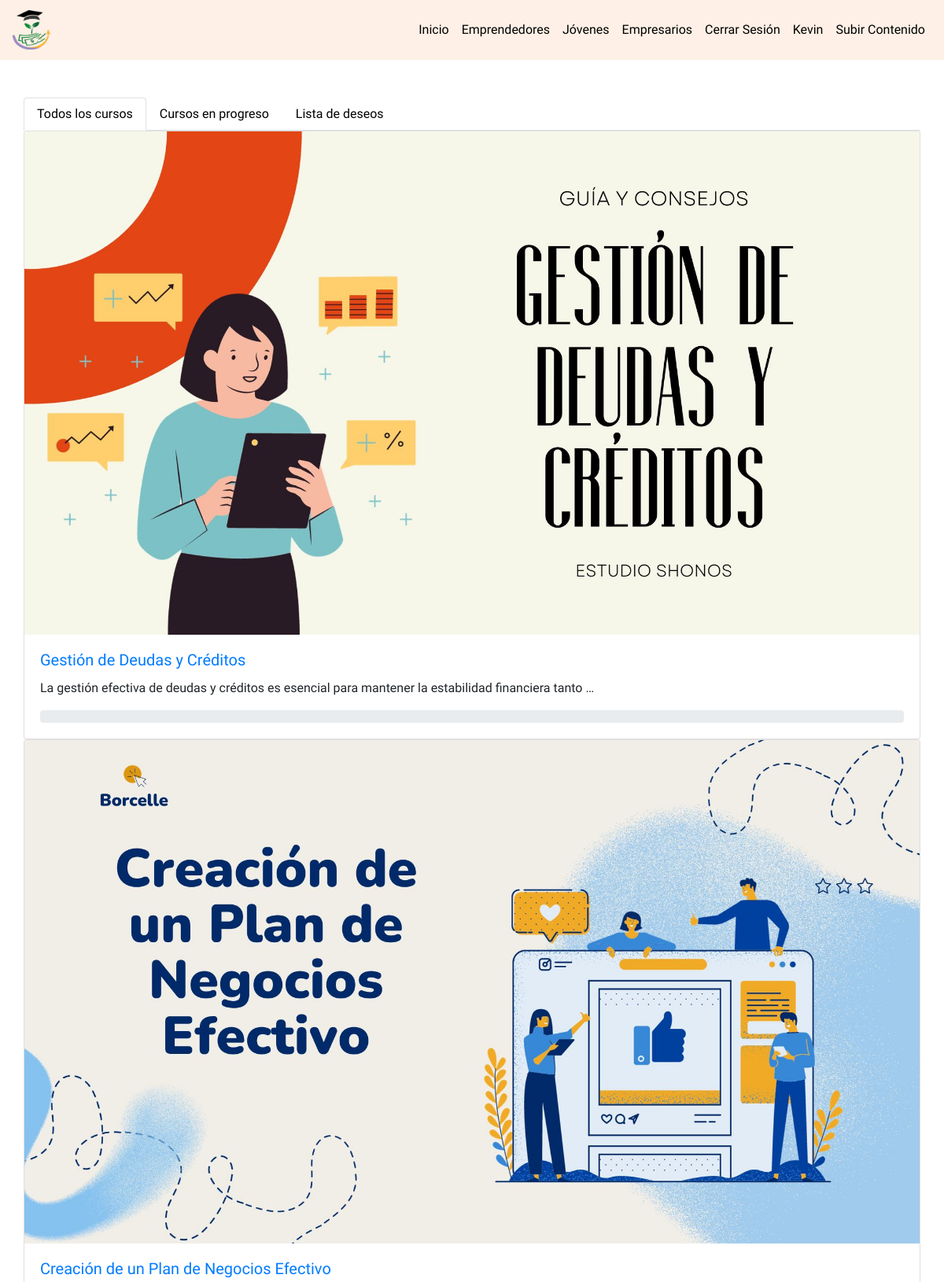
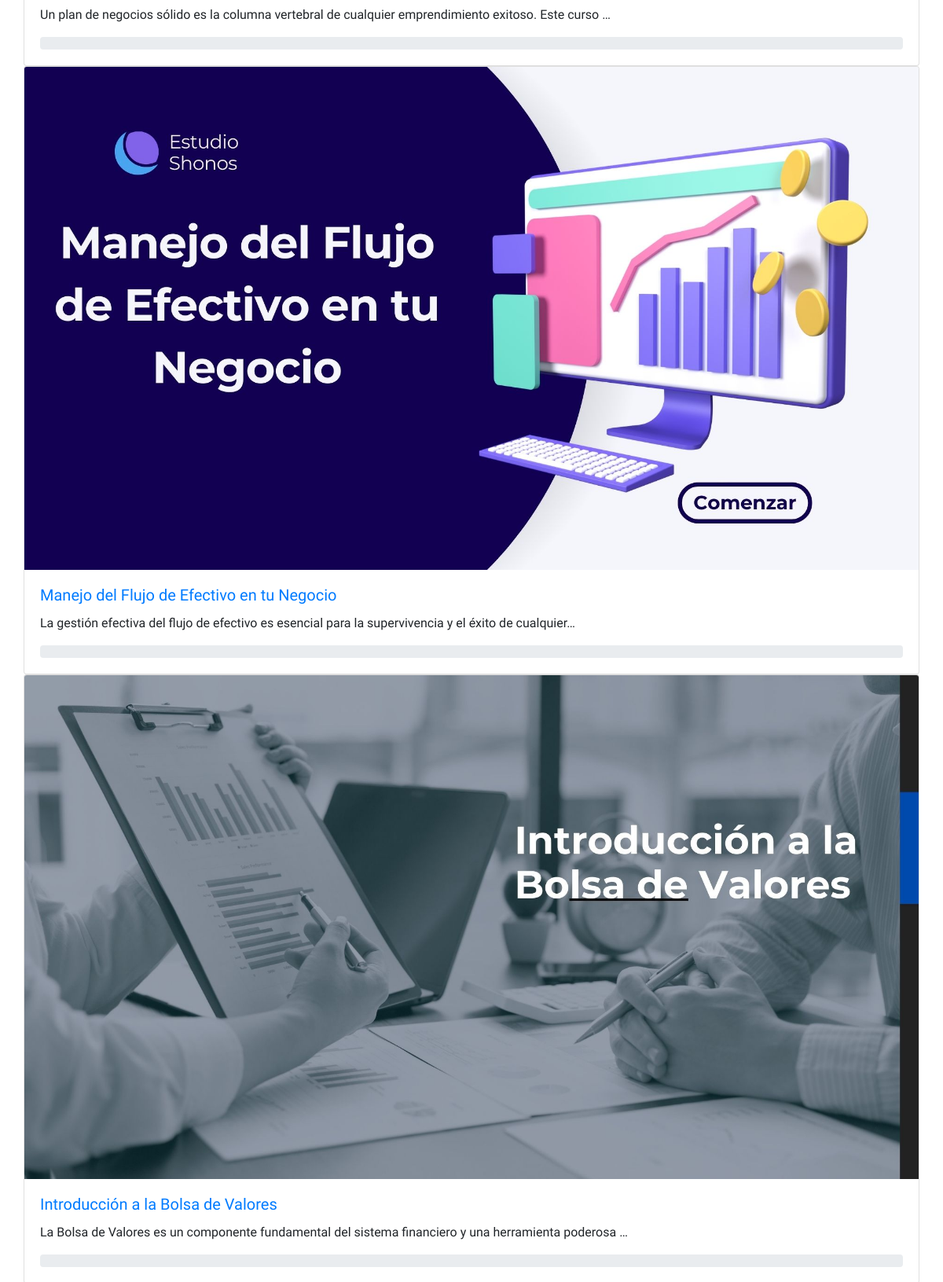
Screenshot of /Contenido/ (signed in, upper part) with the database file from the repository (2 pictures, top to bottom).
### Money/models.py (models this page shows, shortened)
class Curso(models.Model):
    titulo = models.CharField(max_length=200)
    descripcion = models.TextField()
    CATEGORIAS_CHOICES = [
        ('EconomiaPersonal', 'Economía Personal'),
        ('FundamentosEmprendimiento', 'Fundamentos de Emprendimiento'),
        ('GestionFinancieraEmpresarial', 'Gestión Financiera Empresarial'),
        ('InversionesMercadosFinancieros', 'Inversiones y Mercados Financieros'),
        ('ImpuestosObligacionesLegales', 'Impuestos y Obligaciones Legales'),
        ('TecnologiaFinanzas', 'Tecnología y Finanzas'),
        ('DesarrolloHabilidadesSoft', 'Desarrollo de Habilidades Soft'),
        ('TendenciasActualidadFinanciera', 'Tendencias y Actualidad Financiera'),
    ]
    categoria = models.CharField(max_length=100, choices=CATEGORIAS_CHOICES, default='EconomiaPersonal')
    destacado = models.BooleanField(default=False)
    duracion = models.DurationField(null=True, blank=True)  # Duración total del curso
    fecha_creacion = models.DateTimeField(default=timezone.now)
    instructor = models.ForeignKey(User, on_delete=models.CASCADE, related_name='cursos_creados')
    precio = models.DecimalField(max_digits=10, decimal_places=2)
    imagen = models.ImageField(upload_to='cursos/', null=True, blank=True)
    vistas = models.PositiveIntegerField(default=0)
    lecciones_completadas = models.PositiveIntegerField(default=0)

### Money/views.py (the view)
# urls.py: path('Contenido/', views.index_contenido, name='index_contenido'),
@login_required
def index_contenido(request):
    cursos = Curso.objects.all()
    inscripciones_en_progreso = InscripcionCurso.objects.filter(usuario=request.user, completado=False)
    context = {
        'cursos': cursos,
        'inscripciones_en_progreso': inscripciones_en_progreso,
    }
    return render(request, 'contenido/inicio.html', context)

### Money/templates/contenido/inicio.html (shortened to what this page needs)
{% extends "contenido/base.html" %}
{% block content %}
<div class="container">
    <ul class="nav nav-tabs custom-tab" id="myTab" role="tablist">
        <li class="nav-item">
            <a class="nav-link active" id="todos-tab" data-toggle="tab" href="#todos" role="tab">Todos los cursos</a>
        </li>
        <li class="nav-item">
            <a class="nav-link" id="enprogreso-tab" data-toggle="tab" href="#enprogreso" role="tab">Cursos en progreso</a>
        </li>
        <li class="nav-item">
            <a class="nav-link" id="listadeseos-tab" data-toggle="tab" href="#listadeseos" role="tab">Lista de deseos</a>
        </li>
    </ul>
    <div class="tab-content" id="myTabContent">
        <div class="tab-pane fade show active" id="todos" role="tabpanel">
            {% for curso in cursos %}
            <div class="card">
                <img src="{{ curso.imagen.url }}" class="card-img-top" alt="{{ curso.titulo }}">
                <div class="card-body">
                    <h5 class="card-title">
                        <a href="{% url 'detalle_curso' curso.id %}">{{ curso.titulo }}</a>
                    </h5>
                    <p class="card-text">{{ curso.descripcion|truncatechars:100 }}</p>
                    <div class="progress">
                    </div>
                </div>
            </div>
            {% endfor %}
        </div>
    </div>
</div>
{% endblock %}

### Money/templates/contenido/base.html (shortened to what this page needs)
{% load static %}
<!DOCTYPE html>
<html lang="es">
<head>
    <link href="https://maxcdn.bootstrapcdn.com/bootstrap/4.5.2/css/bootstrap.min.css" rel="stylesheet">
</head>
<body>
    <nav class="navbar navbar-expand-lg">
        <a class="navbar-brand" href="{% url 'index' %}">
            <img  src="/media/media/galeria/BORRADOR_4.png"  alt="Borrador" style="height: 50px;">
        </a>
        <div class="collapse navbar-collapse" id="navbarNav">
            <ul class="navbar-nav ml-auto">
                <li class="nav-item active">
                    <a class="nav-link" href="{% url 'index' %}">Inicio</a>
                </li>
                <li class="nav-item">
                    <a class="nav-link" href="#">Emprendedores</a>
                </li>
                <li class="nav-item">
                    <a class="nav-link" href="#">Jóvenes</a>
                </li>
                <li class="nav-item">
                    <a class="nav-link" href="#">Empresarios</a>
                </li>
                {% if user.is_authenticated %}
                <li class="nav-item">
                    <a class="nav-link" href="{% url 'logout' %}">Cerrar Sesión</a>
                </li>
                <li class="nav-item">
                    <a class="nav-link" href="#">{{ user.username }}</a>
                </li>
                <li class="nav-item">
                    <a class="nav-link" href="{% url 'index_contenido' %}">Subir Contenido</a>
                </li>
                {% endif %}
            </ul>
        </div>
    </nav>
    <div class="container mt-5">
        {% block content %}{% endblock %}
    </div>
</body>
</html>

### Money/templates/contenido/base.html (style rules this page uses)
body { font-family: 'Scope One', serif; background-color: #fff; display: flex; flex-direction: column; align-items: stretch; min-height: 100vh; }
.navbar { background-color: #fef0e6; }
.navbar-brand, .nav-link { color: #000 !important; }
.container { display: flex; flex-direction: column; flex-grow: 2; background-color: #fff; padding: 0; }

### rows the page displays
Curso: imagen (picture), titulo "Gestión de Deudas y Créditos", descripcion "La gestión efectiva de deudas y créditos es esencial para mantener la estabilidad financiera tanto …"
Curso: imagen (picture), titulo "Creación de un Plan de Negocios Efectivo", descripcion "Un plan de negocios sólido es la columna vertebral de cualquier emprendimiento exitoso. Este curso …"
Curso: imagen (picture), titulo "Manejo del Flujo de Efectivo en tu Negocio", descripcion "La gestión efectiva del flujo de efectivo es esencial para la supervivencia y el éxito de cualquier…"
Curso: imagen (picture), titulo "Introducción a la Bolsa de Valores", descripcion "La Bolsa de Valores es un componente fundamental del sistema financiero y una herramienta poderosa …"

### other values shown
{{ user.username }} "Kevin"
